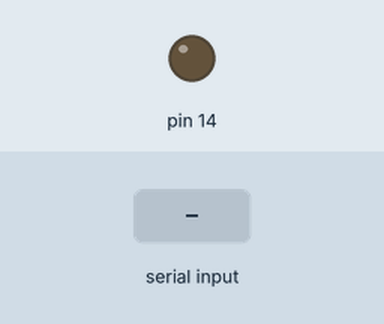
Bench run of a sketch on a simulated Arduino Uno, built with avr-gcc and run on an emulated ATmega328P. On the bench: output pins drawn as LEDs (lit = HIGH). Inputs (shaded band) come from the test bench. What the sketch prints to the serial monitor is not drawn.

Above: at 1.2 s.
1.3 s: "90,45\n" received over Serial
4.3 s: "30,150\n" received over Serial
Timing chart, 0 to 9.3 s (numbered marks = the images above; inputs shaded):
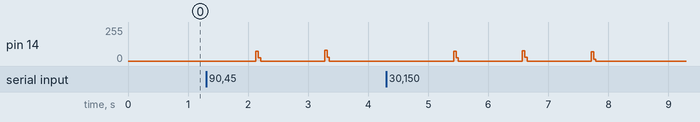

The sketch:

ir_transerialfix2_0.ino
```cpp
//Program to implement IR transmission(sony protocol) and serial display
/*This program was wirtten by Adithya Selvaprithiviraj
This program is free software: you can redistribute it and/or modify
it under the terms of the GNU General Public License as published by
the Free Software Foundation, either version 3 of the License, or GNU General Public License for more details.

You should have received a copy of the GNU General Public License
along with this program. If not, see <http://www.gnu.org/licenses/>.*/

int num;

int x[3];
void setup()
{
  Serial.begin(9600);
  pinMode(14,OUTPUT);
}
void loop()
{

if(Serial.available()>0)
 {
  for(int i=0;i<3;i++)
  {
    x[i]=Serial.read()-48;
    delay(30);
  }
  int dat=(x[0]*100)+(x[1]*10)+(x[2]);
  Serial.println(dat);
  convert(dat);
  convert(dat);
  convert(dat);
 }
   delay(1000);
}
  void sendCode(int number)
{
  for(int i=0;i<number;i++)
  {
    digitalWrite(14,HIGH);
    delayMicroseconds(8);
    digitalWrite(14,LOW);
    delayMicroseconds(7);
  }
  delayMicroseconds(600);
}
void convert(int value)
{
  sendCode(96);
  for(int i=0;i<12;i++)
  {
    int val=value%2;
    value = value/2;
    if(val==1)
    sendCode(48);
    else
    sendCode(24);
  }
}
```

Measured:
- after the input at 4.3 s, pin 14: ramps from 77/255 to 0/255 and jumps back, once every 1.1 s
